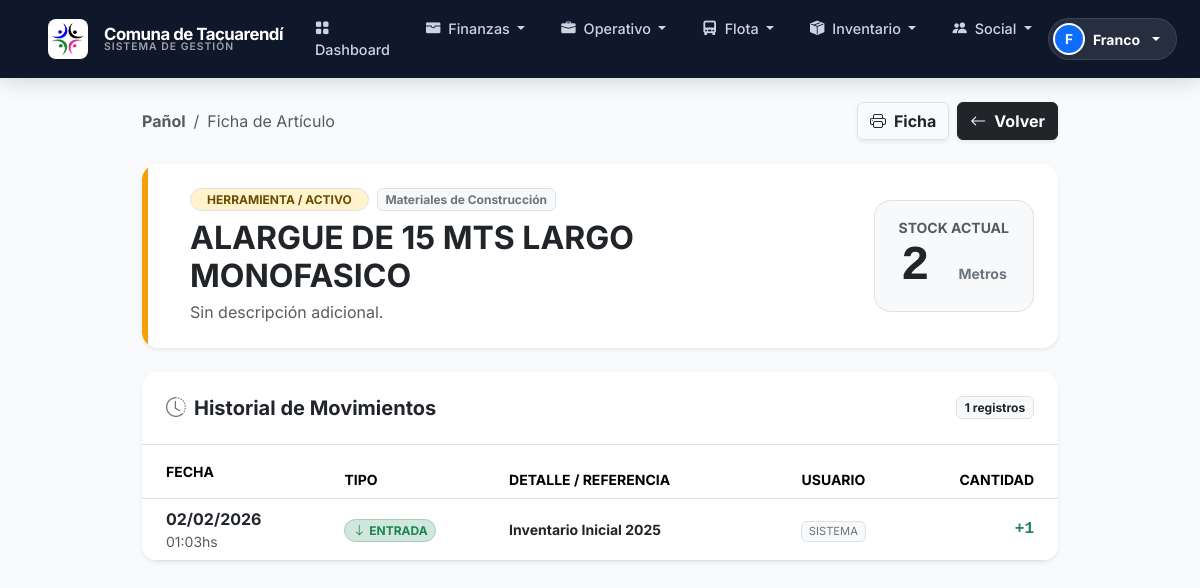
The page /inventario/articulo/350/historial/ (signed in) on the database its author committed.
### inventario/models.py (models this page shows, shortened)
class Insumo(models.Model):
    UNIDADES = [
        ('UNIDAD', 'Unidad'),
        ('KG', 'Kilogramos'),
        ('LT', 'Litros'),
        ('MTS', 'Metros'),
        ('BOLSA', 'Bolsa'),
        ('CAJA', 'Caja'),
    ]
    nombre = models.CharField(max_length=200)
    categoria = models.ForeignKey(CategoriaInsumo, on_delete=models.PROTECT, related_name="insumos")
    codigo = models.CharField(max_length=50, blank=True, null=True, help_text="Código interno o de barra")
    unidad = models.CharField(max_length=20, choices=UNIDADES, default='UNIDAD')
    stock_actual = models.DecimalField(max_digits=10, decimal_places=2, default=0)
    stock_minimo = models.DecimalField(max_digits=10, decimal_places=2, default=5, help_text="Alerta cuando baje de esto")
    es_herramienta = models.BooleanField(default=False, verbose_name="¿Es Herramienta/Activo?",
        help_text="Si se marca, habilita el sistema de Préstamos/Pañol.")
    descripcion = models.TextField(blank=True, null=True)
    ultima_actualizacion = models.DateTimeField(auto_now=True)
    class Meta:
        ordering = ['categoria', 'nombre']

class CategoriaInsumo(models.Model):
    nombre = models.CharField(max_length=100, unique=True)
    class Meta:
        verbose_name = "Categoría"
        verbose_name_plural = "Categorías"

class MovimientoStock(models.Model):
    TIPOS = [
        ('ENTRADA', '🟢 Entrada / Compra'),
        ('SALIDA', '🔴 Salida / Consumo'),
        ('PRESTAMO', '🟠 Salida por Préstamo'),
        ('DEVOLUCION', '🔵 Reingreso por Devolución'),
        ('AJUSTE', '⚖️ Ajuste Inventario'),
    ]
    insumo = models.ForeignKey(Insumo, on_delete=models.CASCADE, related_name="movimientos")
    tipo = models.CharField(max_length=20, choices=TIPOS)
    cantidad = models.DecimalField(max_digits=10, decimal_places=2)
    fecha = models.DateTimeField(default=timezone.now)
    usuario = models.ForeignKey(User, on_delete=models.SET_NULL, null=True)
    referencia = models.CharField(max_length=255, blank=True, null=True,
        help_text="Ej: 'Préstamo a Juan Perez' o 'Compra OC-005'")

### inventario/views.py (the view)
# urls.py: path('articulo/<int:pk>/historial/', views.InsumoDetailView.as_view(), name='insumo_detail'),
class InsumoDetailView(LoginRequiredMixin, DetailView):
    model = Insumo
    template_name = "inventario/insumo_detail.html"
    context_object_name = "insumo"
    def get_context_data(self, **kwargs):
        context = super().get_context_data(**kwargs)
        context['movimientos'] = self.object.movimientos.all().order_by('-fecha')
        return context

### inventario/templates/inventario/insumo_detail.html (shortened to what this page needs)
{% extends "finanzas/base.html" %}
{% load humanize %}
{% block content %}
<div class="row justify-content-center animate-fade-in mb-5">
    <div class="col-12 col-xl-10">
        <div class="d-flex justify-content-between align-items-center mb-4">
            <nav aria-label="breadcrumb">
                <ol class="breadcrumb mb-0">
                    <li class="breadcrumb-item"><a href="{% url 'inventario:stock_list' %}" class="text-decoration-none fw-bold text-muted">Pañol</a></li>
                    <li class="breadcrumb-item active" aria-current="page">Ficha de Artículo</li>
                </ol>
            </nav>
            <div class="d-flex gap-2 no-print">
                <button onclick="window.print()" class="btn btn-white border shadow-sm text-dark fw-bold hover-lift">
                    <i class="bi bi-printer me-2"></i>Ficha
                </button>
                <a href="{% url 'inventario:stock_list' %}" class="btn btn-dark shadow-sm fw-bold hover-lift">
                    <i class="bi bi-arrow-left me-2"></i>Volver
                </a>
            </div>
        </div>
        <div class="card border-0 shadow-sm rounded-4 mb-4 overflow-hidden position-relative">
            <div class="position-absolute top-0 start-0 h-100" style="width: 6px; background: {% if insumo.es_herramienta %}#f59e0b{% else %}#3b82f6{% endif %};"></div>
            <div class="card-body p-4 ps-5">
                <div class="row align-items-center">
                    <div class="col-md-8">
                        <div class="d-flex align-items-center gap-2 mb-2">
                            <span class="badge {% if insumo.es_herramienta %}bg-warning-subtle text-warning-emphasis{% else %}bg-primary-subtle text-primary{% endif %} border border-opacity-10 rounded-pill px-3">
                                {% if insumo.es_herramienta %}HERRAMIENTA / ACTIVO{% else %}INSUMO CONSUMIBLE{% endif %}
                            </span>
                            <span class="badge bg-light text-secondary border">{{ insumo.categoria.nombre }}</span>
                        </div>
                        <h2 class="fw-bold text-dark mb-1">{{ insumo.nombre }}</h2>
                        <p class="text-muted mb-0">{{ insumo.descripcion|default:"Sin descripción adicional." }}</p>
                    </div>
                    <div class="col-md-4 text-md-end mt-4 mt-md-0">
                        <div class="d-inline-block text-center bg-light rounded-4 px-4 py-3 border">
                            <span class="d-block small text-uppercase fw-bold text-muted ls-1">Stock Actual</span>
                            <span class="display-5 fw-bold {% if insumo.stock_actual <= insumo.stock_minimo %}text-danger{% else %}text-dark{% endif %} font-monospace">
                                {{ insumo.stock_actual|floatformat:0 }}
                            </span>
                            <span class="small fw-bold text-secondary">{{ insumo.get_unidad_display }}</span>
                        </div>
                    </div>
                </div>
            </div>
        </div>
        <div class="card border-0 shadow-sm rounded-4 overflow-hidden">
            <div class="card-header bg-white p-4 border-bottom d-flex justify-content-between align-items-center">
                <h5 class="mb-0 fw-bold text-dark"><i class="bi bi-clock-history me-2 text-secondary"></i>Historial de Movimientos</h5>
                <span class="badge bg-light text-dark border">{{ movimientos.count }} registros</span>
            </div>
            <div class="table-responsive">
                <table class="table table-hover align-middle mb-0">
                    <thead class="bg-light text-secondary small text-uppercase">
                        <tr>
                            <th class="ps-4 py-3">Fecha</th>
                            <th>Tipo</th>
                            <th>Detalle / Referencia</th>
                            <th class="text-center">Usuario</th>
                            <th class="text-end pe-4">Cantidad</th>
                        </tr>
                    </thead>
                    <tbody>
                        {% for mov in movimientos %}
                        <tr>
                            <td class="ps-4 text-nowrap">
                                <div class="fw-bold text-dark">{{ mov.fecha|date:"d/m/Y" }}</div>
                                <div class="small text-muted">{{ mov.fecha|date:"H:i" }}hs</div>
                            </td>
                            <td>
                                {% if mov.tipo == 'ENTRADA' %}
                                    <span class="badge bg-success-subtle text-success border border-success-subtle rounded-pill"><i class="bi bi-arrow-down me-1"></i>ENTRADA</span>
                                {% elif mov.tipo == 'SALIDA' %}
                                    <span class="badge bg-danger-subtle text-danger border border-danger-subtle rounded-pill"><i class="bi bi-arrow-up me-1"></i>SALIDA</span>
                                {% elif mov.tipo == 'PRESTAMO' %}
                                    <span class="badge bg-warning-subtle text-warning-emphasis border border-warning-subtle rounded-pill"><i class="bi bi-person-up me-1"></i>PRÉSTAMO</span>
                                {% elif mov.tipo == 'DEVOLUCION' %}
                                    <span class="badge bg-info-subtle text-info-emphasis border border-info-subtle rounded-pill"><i class="bi bi-person-down me-1"></i>DEVOLUCIÓN</span>
                                {% else %}
                                    <span class="badge bg-secondary-subtle text-secondary border border-secondary-subtle rounded-pill">AJUSTE</span>
                                {% endif %}
                            </td>
                            <td>
                                {% if mov.referencia %}
                                    <div class="fw-bold text-dark small">{{ mov.referencia }}</div>
                                {% else %}
                                    <span class="text-muted fst-italic small">-</span>
                                {% endif %}
                            </td>
                            <td class="text-center">
                                <span class="badge bg-light text-secondary border fw-normal" style="font-size: 0.7rem;">
                                    {{ mov.usuario.username|default:"Sistema"|upper }}
                                </span>
                            </td>
                            <td class="text-end pe-4 font-monospace fw-bold fs-6">
                                {% if mov.tipo == 'SALIDA' or mov.tipo == 'PRESTAMO' %}
                                    <span class="text-danger">-{{ mov.cantidad|floatformat:0 }}</span>
                                {% else %}
                                    <span class="text-success">+{{ mov.cantidad|floatformat:0 }}</span>
                                {% endif %}
                            </td>
                        </tr>
                        {% endfor %}
                    </tbody>
                </table>
            </div>
        </div>
    </div>
</div>
{% endblock %}

### finanzas/templates/finanzas/base.html (shortened to what this page needs)
{% load static %}
{% load humanize %}
<!doctype html>
<html lang="es" data-bs-theme="light">
  <head>
    <link href="https://cdn.jsdelivr.net/npm/bootstrap@5.3.3/dist/css/bootstrap.min.css" rel="stylesheet">
    <link rel="stylesheet" href="https://cdn.jsdelivr.net/npm/bootstrap-icons@1.11.3/font/bootstrap-icons.min.css">
    <link href="https://cdn.jsdelivr.net/npm/select2@4.1.0-rc.0/dist/css/select2.min.css" rel="stylesheet" />
    <link rel="stylesheet" href="https://cdn.jsdelivr.net/npm/select2-bootstrap-5-theme@1.3.0/dist/select2-bootstrap-5-theme.min.css" />
    <link href="https://cdn.jsdelivr.net/npm/sweetalert2@11/dist/sweetalert2.min.css" rel="stylesheet">
  </head>
  <body>
    <nav class="navbar navbar-expand-lg navbar-dark navbar-glass sticky-top">
      <div class="container-fluid px-lg-5">
        <a class="navbar-brand d-flex align-items-center gap-3" href="{% url 'finanzas:home' %}">
            <div class="logo-box shadow-sm">
                <img src="{% static 'finanzas/img/logo-comuna.png' %}" onerror="this.style.display='none'" alt="Logo" class="logo-img">
            </div>
            <div class="d-flex flex-column lh-1">
                <span style="font-size: 1.05rem;">Comuna de Tacuarendí</span>
                <span class="brand-subtitle">Sistema de Gestión</span>
            </div>
        </a>
        <div class="collapse navbar-collapse" id="mainNav">
          {% if request.user.is_authenticated %}
            <ul class="navbar-nav mx-auto mb-2 mb-lg-0 gap-1 pt-2 pt-lg-0">
              <li class="nav-item">
                <a class="nav-link" href="{% url 'finanzas:dashboard' %}">
                    <i class="bi bi-grid-fill me-1"></i> Dashboard
                </a>
              </li>
              {% if es_operador_finanzas or es_staff_finanzas or es_admin_sistema or es_operador_social %}
              <li class="nav-item dropdown">
                <a class="nav-link dropdown-toggle" href="#" data-bs-toggle="dropdown">
                    <i class="bi bi-wallet-fill me-1"></i> Finanzas
                </a>
              </li>
              {% endif %}
              {% if es_operador_finanzas or es_operador_social or es_admin_sistema %}
              <li class="nav-item dropdown">
                <a class="nav-link dropdown-toggle" href="#" data-bs-toggle="dropdown">
                    <i class="bi bi-briefcase-fill me-1"></i> Operativo
                </a>
              </li>
              {% endif %}
              {% if es_operador_finanzas or es_operador_social or es_admin_sistema %}
              <li class="nav-item dropdown">
                <a class="nav-link dropdown-toggle" href="#" data-bs-toggle="dropdown">
                    <i class="bi bi-truck-front-fill me-1"></i> Flota
                </a>
              </li>
              {% endif %}
              {% if es_operador_finanzas or es_admin_sistema or es_operador_social %}
              <li class="nav-item dropdown">
                <a class="nav-link dropdown-toggle" href="#" data-bs-toggle="dropdown">
                    <i class="bi bi-box-seam-fill me-1"></i> Inventario
                </a>
              </li>
              {% endif %}
              <li class="nav-item dropdown">
                 <a class="nav-link dropdown-toggle" href="#" data-bs-toggle="dropdown">
                    <i class="bi bi-people-fill me-1"></i> Social
                </a>
              </li>
            </ul>
            <div class="d-flex align-items-center gap-3 pt-3 pt-lg-0">
                <div class="dropdown">
                    <a href="#" class="d-flex align-items-center gap-2 text-decoration-none dropdown-toggle p-1 rounded-pill bg-white bg-opacity-10 pe-3 text-white border border-white border-opacity-10 hover-lift" data-bs-toggle="dropdown">
                        <div class="bg-primary text-white rounded-circle d-flex align-items-center justify-content-center fw-bold shadow-sm border border-2 border-white" style="width: 32px; height: 32px; font-size: 0.85rem;">
                            {{ request.user.first_name|slice:":1"|default:request.user.username|slice:":1"|upper }}
                        </div>
                        <span class="small fw-bold">{{ request.user.first_name|default:request.user.username }}</span>
                    </a>
                </div>
            </div>
          {% else %}
            <div class="ms-auto">
                <a href="{% url 'login' %}" class="btn btn-light btn-sm px-4 fw-bold shadow-sm">Ingresar</a>
            </div>
          {% endif %}
        </div>
      </div>
    </nav>
    <main class="flex-grow-1 py-4">
      <div class="container-fluid px-lg-5">
        {% block content %}{% endblock %}
      </div>
    </main>
  </body>
</html>

### rows shown on the page
Insumo: categoria.nombre "Materiales de Construcción", nombre "ALARGUE DE 15 MTS LARGO MONOFASICO", descripcion "Sin descripción adicional.", stock_actual "2", unidad "Metros"
MovimientoStock: fecha "02/02/2026", fecha "01:03", tipo "ENTRADA" (drawn), referencia "Inventario Inicial 2025", usuario.username "SISTEMA", cantidad "1"

### other values the page prints
{{ request.user.first_name|default:request.user.username }} "Franco"
{{ movimientos.count }} "1"
